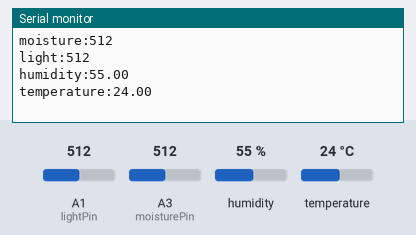
A sketch run on a simulated Arduino Uno, built with avr-gcc and run on an emulated ATmega328P. Parts: the last lines printed to the serial monitor. The inputs (shaded band) are chosen by the test bench; at power-on: humidity 55 %, A1 (lightPin) = 512, A3 (moisturePin) = 512, temperature 24 °C.

Above: at 1.8 s.
1.9 s: humidity set to 22 %
At 3.3 s:
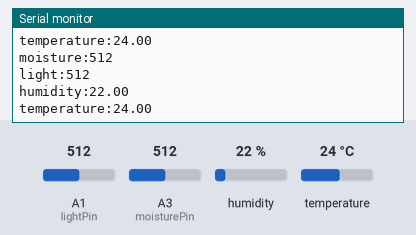
3.4 s: A1 (lightPin) set to 716
4.9 s: A3 (moisturePin) set to 716
At 5.8 s:
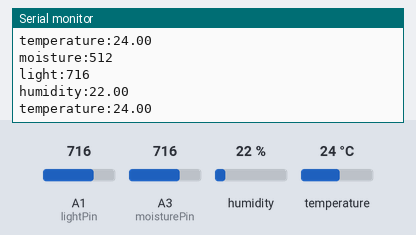
6.4 s: temperature set to 12 °C
7.9 s: A1 (lightPin) set to 992
At 9.3 s:
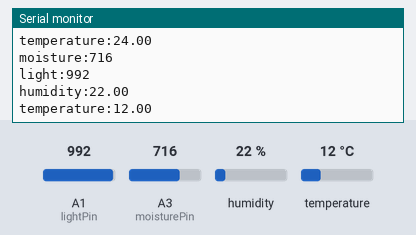
9.4 s: A3 (moisturePin) set to 992
Timing chart, 0 to 11.9 s (numbered marks = the images above; inputs shaded):
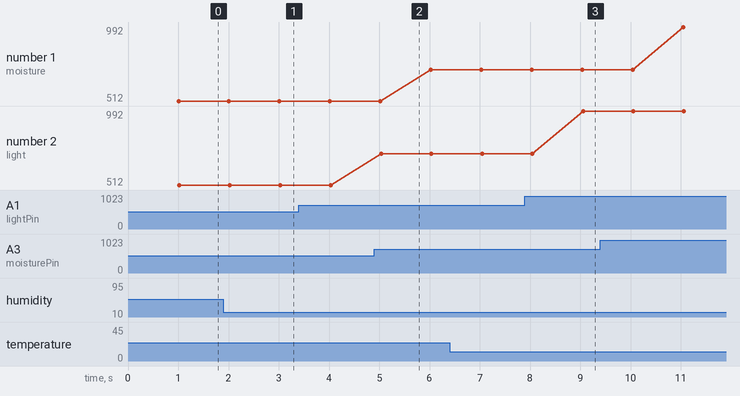

The sketch:

environment.ino
```cpp
// (licence header left out)
#include "DHT.h";

const int moisturePin = A3; //moisture sensor pin
const int lightPin = A1; //light sensor pin
const float humidityTemperaturePin = A0; //hunidity+temperature pint
const float humidityTemperatureType = DHT22; //type of senso (DHT11, DHT22, DHT21)

//environment variables
int moistureValue = 0;
int lightValue = 0;
float humidityValue = 0;
float temperatureValue = 0;

DHT dht(humidityTemperaturePin, humidityTemperatureType);

void setup() {
  //start serial and dht
   dht.begin();
   Serial.begin(9600);
}

void loop() {
  // read values from sensors
  moistureValue = analogRead(moisturePin);
  lightValue = analogRead(lightPin);
  humidityValue = dht.readHumidity();
  temperatureValue = dht.readTemperature();

  //ZzzZ..zzZZ....zZz..zZZ
  delay(1000);

  //write to serial
  Serial.print("moisture:" );
  Serial.println(moistureValue);
  Serial.print("light:");
  Serial.println(lightValue);
  Serial.print("humidity:");
  Serial.println(humidityValue);
  Serial.print("temperature:");
  Serial.println(temperatureValue);
}
```

Measured:
- after the input at 1.9 s, the serial monitor: prints a new line after 1.1 s (image 1)
- after the input at 7.9 s, the serial monitor: prints a new line after 1.2 s (image 3)
- plotted number 2: 716 → 992 after the input at 7.9 s
